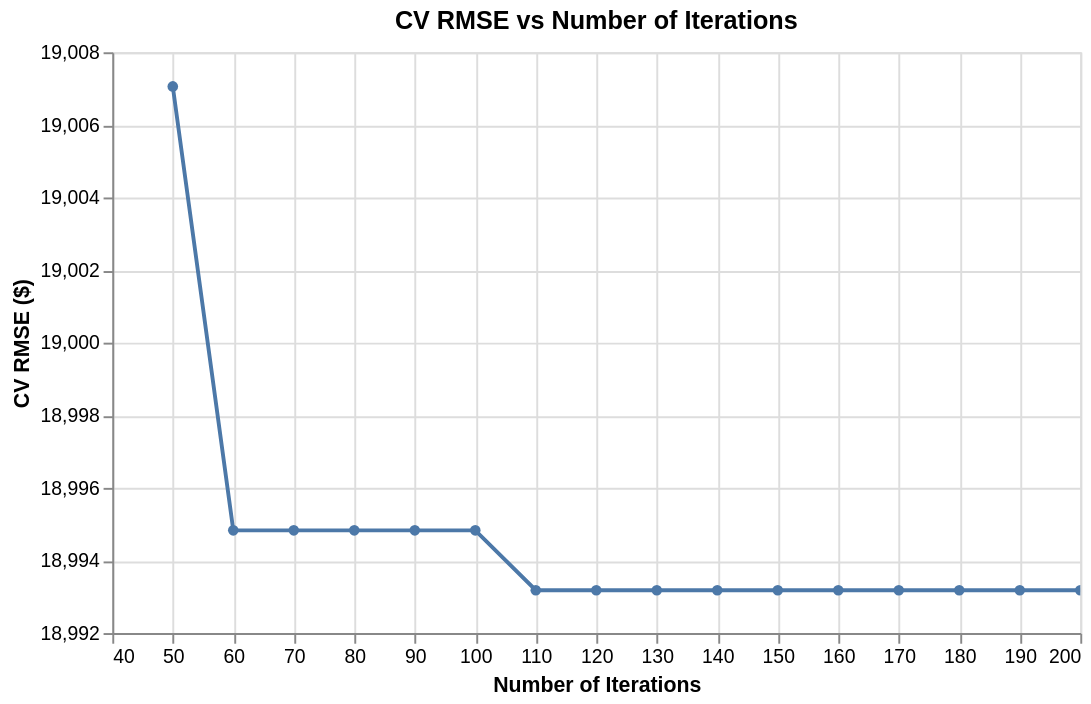

Here is the notebook cell this chart was saved with:
### Code cell
iter_df = pd.DataFrame(results_iter)

alt.Chart(iter_df).mark_line(point=True).encode(
    alt.X("n_iter:Q", title="Number of Iterations"),
    alt.Y("cv_rmse:Q", title="CV RMSE ($)", scale=alt.Scale(zero=False)),
    tooltip=["n_iter", "cv_rmse", "alpha", "l1_ratio"]
).properties(
    title="CV RMSE vs Number of Iterations",
    width=500,
    height=300
).interactive()

### Figure 1 — Vega-Lite specification as saved in the notebook (floating-point values rounded to 4 significant figures)
{"config": {"view": {"continuousWidth": 300, "continuousHeight": 300}}, "data": {"name": "data-eaf30c6732ffdeb06d3ca083f3590eff"}, "mark": {"type": "line", "point": true}, "encoding": {"tooltip": [{"field": "n_iter", "type": "quantitative"}, {"field": "cv_rmse", "type": "quantitative"}, {"field": "alpha", "type": "quantitative"}, {"field": "l1_ratio", "type": "quantitative"}], "x": {"field": "n_iter", "title": "Number of Iterations", "type": "quantitative"}, "y": {"field": "cv_rmse", "scale": {"zero": false}, "title": "CV RMSE ($)", "type": "quantitative"}}, "height": 300, "params": [{"name": "param_1", "select": {"type": "interval", "encodings": ["x", "y"]}, "bind": "scales"}], "title": "CV RMSE vs Number of Iterations", "width": 500, "$schema": "https://vega.github.io/schema/vega-lite/v5.20.1.json", "datasets": {"data-eaf30c6732ffdeb06d3ca083f3590eff": [{"n_iter": 50, "cv_rmse": 19010.0, "alpha": 0.4108, "l1_ratio": 0.4275}, {"n_iter": 60, "cv_rmse": 18990.0, "alpha": 1.469, "l1_ratio": 0.8715}, {"n_iter": 70, "cv_rmse": 18990.0, "alpha": 1.469, "l1_ratio": 0.8715}, {"n_iter": 80, "cv_rmse": 18990.0, "alpha": 1.469, "l1_ratio": 0.8715}, {"n_iter": 90, "cv_rmse": 18990.0, "alpha": 1.469, "l1_ratio": 0.8715}, {"n_iter": 100, "cv_rmse": 18990.0, "alpha": 1.469, "l1_ratio": 0.8715}, {"n_iter": 110, "cv_rmse": 18990.0, "alpha": 0.5542, "l1_ratio": 0.6919}, {"n_iter": 120, "cv_rmse": 18990.0, "alpha": 0.5542, "l1_ratio": 0.6919}, {"n_iter": 130, "cv_rmse": 18990.0, "alpha": 0.5542, "l1_ratio": 0.6919}, {"n_iter": 140, "cv_rmse": 18990.0, "alpha": 0.5542, "l1_ratio": 0.6919}, {"n_iter": 150, "cv_rmse": 18990.0, "alpha": 0.5542, "l1_ratio": 0.6919}, {"n_iter": 160, "cv_rmse": 18990.0, "alpha": 0.5542, "l1_ratio": 0.6919}, {"n_iter": 170, "cv_rmse": 18990.0, "alpha": 0.5542, "l1_ratio": 0.6919}, {"n_iter": 180, "cv_rmse": 18990.0, "alpha": 0.5542, "l1_ratio": 0.6919}, {"n_iter": 190, "cv_rmse": 18990.0, "alpha": 0.5542, "l1_ratio": 0.6919}, {"n_iter": 200, "cv_rmse": 18990.0, "alpha": 0.5542, "l1_ratio": 0.6919}]}}
